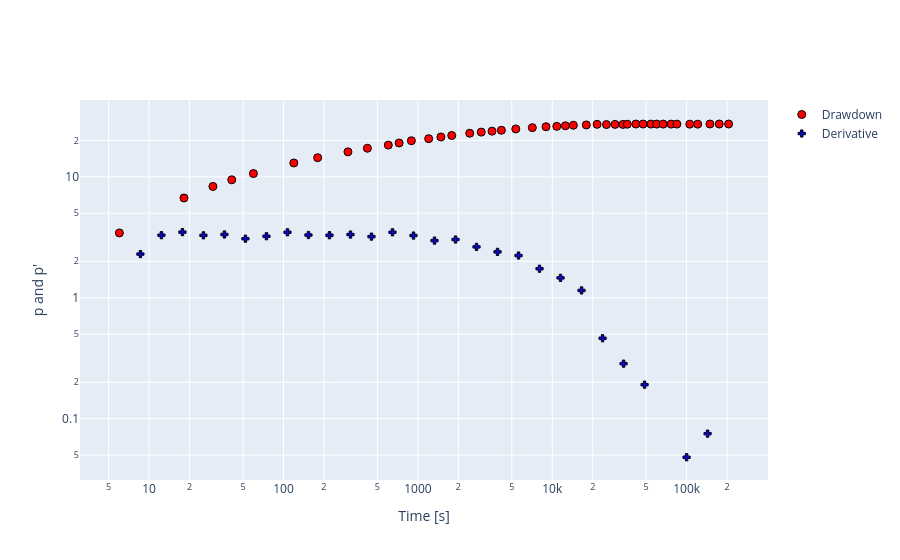

Notebook cell for this chart:
### Markdown cell above
## Load the data

The diagnostic plot shows a behavior that indicates a possible constant head boundary effect.

### Code cell
data = pd.read_csv('../data/htj_ds1.txt', header=None,sep=" ",names=['t','s'], dtype={'t': 'float64', 's': 'float64'})
test = ht.preprocessing(data)
test.diagnostic()
